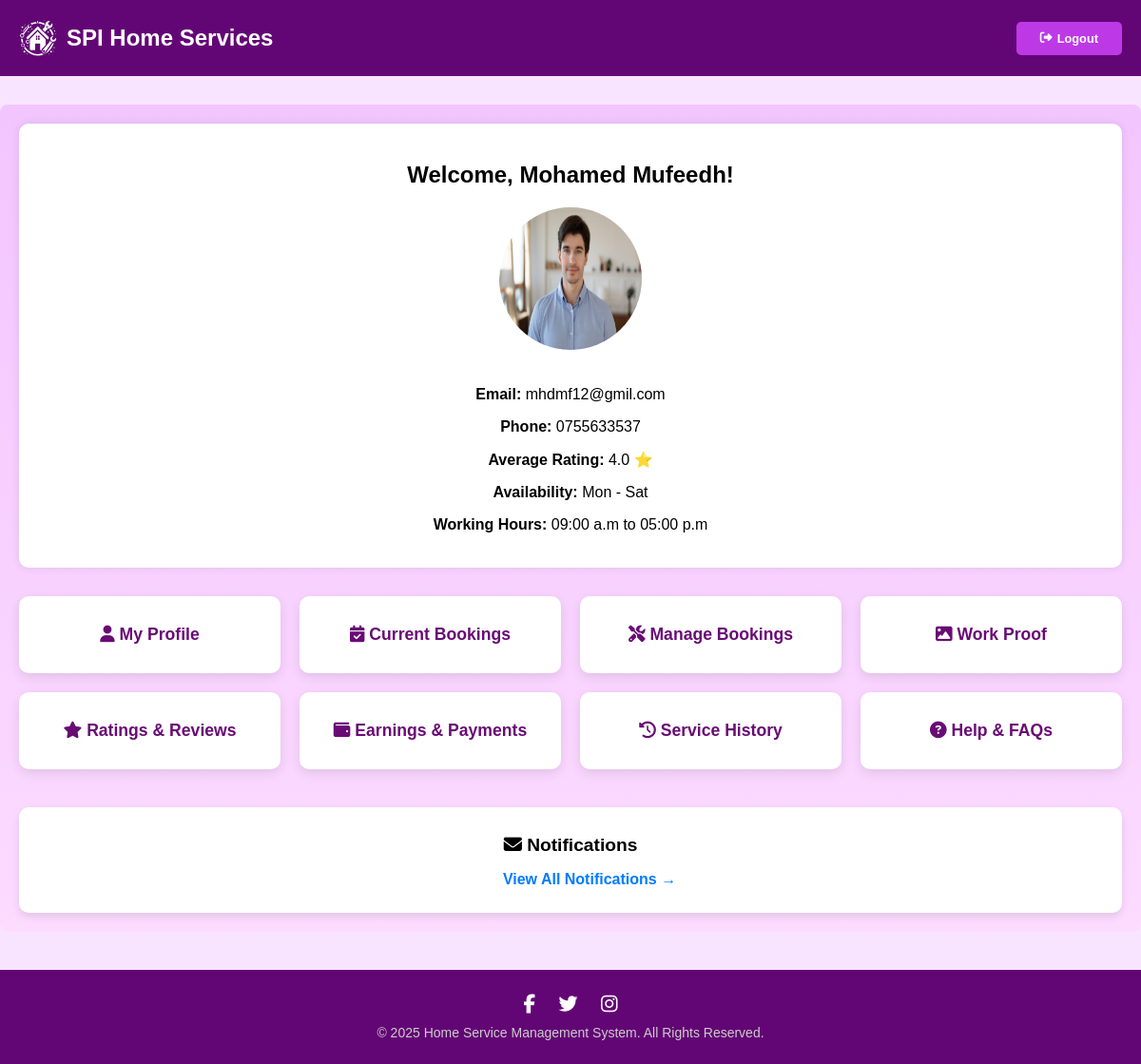
Page /WorkerDashboard1.php (signed in) on the committed database.
### tables this page shows
CREATE TABLE `workers` (
  `worker_id` int(11) NOT NULL,
  `fullname` varchar(100) NOT NULL,
  `email` varchar(100) NOT NULL,
  `phone` varchar(20) NOT NULL,
  `address` varchar(255) NOT NULL,
  `skill` varchar(50) NOT NULL,
  `profile_picture` varchar(255) DEFAULT NULL,
  `password` varchar(255) NOT NULL,
  `status` enum('Pending','Approved','Rejected') DEFAULT 'Pending',
  `created_at` timestamp NOT NULL DEFAULT current_timestamp(),
  `availability` varchar(100) DEFAULT NULL,
  `working_hours` varchar(100) DEFAULT NULL
);

### WorkerDashboard1.php (the view, shortened to what this page needs)
<?php
$servername = "localhost";
$username = "root";
$password = "";
$dbname = "home_service_db";
$conn = new mysqli($servername, $username, $password, $dbname);
$worker_id = $_SESSION['worker_id'];
$sql = "SELECT * FROM workers WHERE worker_id = ?";
$stmt = $conn->prepare($sql);
$stmt->bind_param("i", $worker_id);
$stmt->execute();
$result = $stmt->get_result();
$worker = $result->fetch_assoc();
$ratingQuery = "SELECT ROUND(AVG(rating),1) as avg_rating FROM reviews WHERE worker_id = $worker_id";
$ratingResult = mysqli_query($conn, $ratingQuery);
$ratingData = mysqli_fetch_assoc($ratingResult);
$avg_rating = $ratingData['avg_rating'] ?? 'No ratings';
?>
<!DOCTYPE html>
<html lang="en">
<head>
    <link rel="stylesheet" href="WorkerDashboard.css">
    <link rel="stylesheet" href="https://cdnjs.cloudflare.com/ajax/libs/font-awesome/6.5.0/css/all.min.css">
</head>
<body>
    <header>
        <div class="logo">
            <img src="Image/Logo_Home.png" alt="Logo">
            <h1>SPI Home Services</h1>
        </div>
        <nav>
            <ul>
                <li><a href="WorkerLogout.php" class="logout-button"><i class="fas fa-sign-out-alt"></i> Logout</a></li>
            </ul>
        </nav>
    </header>
    <div class="dashboard-container">
      <section id="profile" class="profile-section">
        <h2>Welcome, <?php echo htmlspecialchars($worker['fullname']); ?>!</h2>
        <div class="profile-pic">
        <img src="<?php echo htmlspecialchars($worker['profile_picture'] ?? 'Image/Icons_default.png'); ?>" width="150" height="150">
        </div><br>
          <p><strong>Email:</strong> <?php echo $worker['email']; ?></p>
          <p><strong>Phone:</strong> <?php echo $worker['phone']; ?></p>
          <p><strong>Average Rating:</strong> <?php echo $avg_rating; ?> ⭐</p>
          <p><strong>Availability:</strong> <?php echo htmlspecialchars($worker['availability']); ?></p>
          <p><strong>Working Hours:</strong> <?php echo htmlspecialchars($worker['working_hours']); ?></p>
      </section>
        <div class="dashboard-cards">
            <div class="card"><a href="WorkerProfile.php"><i class="fas fa-user"></i>  My Profile</a></div>
            <div class="card"><a href="WorkerCurrentBookings.php"><i class="fas fa-calendar-check"></i>  Current Bookings</a></div>
            <div class="card"><a href="WorkerBookings.php"><i class="fas fa-tools"></i>  Manage Bookings</a></div>
            <div class="card"><a href="WorkProofs.php"><i class="fas fa-image"></i>  Work Proof</a></div>
            <div class="card"><a href="WorkerReviews.php"><i class="fas fa-star"></i>  Ratings & Reviews</a></div>
            <div class="card"><a href="WorkerEarnings.php"><i class="fas fa-wallet"></i>  Earnings & Payments</a></div>
            <div class="card"><a href="WorkerServiceHistory.php"><i class="fas fa-history"></i>  Service History</a></div>
            <div class="card"><a href="WorkerHelpFAQ.php"><i class="fas fa-question-circle"></i>  Help & FAQs</a></div>
        </div>
        <section class="notifications">
            <h3><i class="fas fa-envelope"></i> Notifications</h3>
          <ul>
  <div class="view-all-link" style="margin-top: 10px;">
        <a href="WorkerNotification.php" style="text-decoration: none; color: #007bff; font-weight: 600;">
            View All Notifications &rarr;
        </a>
    </div>          </ul>
      </section>
    </div>
    <footer>
        <div class="social-icons">
            <a href="#"><i class="fab fa-facebook-f"></i></a>
            <a href="#"><i class="fab fa-twitter"></i></a>
            <a href="#"><i class="fab fa-instagram"></i></a>
        </div>
        <div class="footer-bottom">
            &copy; <?= date('Y') ?> Home Service Management System. All Rights Reserved.
        </div>
    </footer>
</body>
</html>

### WorkerDashboard.css (style rules this page uses)
body { margin: 0; font-family: 'Poppins', sans-serif; background: #f9e4ff; }
header { display: flex; flex-wrap: wrap; justify-content: space-between; align-items: center; background: #630675; color: white; padding: 10px 20px; }
.logo { display: flex; align-items: center; }
.logo img { width: 40px; margin-right: 10px; }
.logo h1 { font-size: 1.5em; }
nav ul { display: flex; gap: 20px; list-style: none; margin: 0; padding: 0; }
nav ul li a { color: white; text-decoration: none; font-weight: bold; display: flex; align-items: center; gap: 5px; font-size: 0.8em; }
.dashboard-container { max-width: 1250px; margin: 30px auto; padding: 20px; background: linear-gradient(to top, #fcdbff, #f3c5ff); border-radius: 8px; }
.profile-section { background: white; border-radius: 10px; padding: 20px; margin-bottom: 25px; text-align: center; box-shadow: 0 0 10px rgba(0,0,0,0.1); }
.profile-pic img { border-radius: 50%; transition: transform 0.3s ease; }
.dashboard-cards { display: grid; grid-template-columns: repeat(auto-fit, minmax(250px, 1fr)); gap: 20px; margin-top: 30px; }
.card { background: white; border-radius: 10px; padding: 30px; text-align: center; box-shadow: 0 4px 12px rgba(0,0,0,0.1); transition: 0.3s; }
.card a { color: #690b75; text-decoration: none; font-size: 1.1em; font-weight: bold; }
.notifications { background-color: white; padding: 10px; border-radius: 10px; box-shadow: 0 4px 8px rgba(0, 0, 0, 0.1); margin-top: 40px; text-align: center; }
.notifications h3 { font-size: 1.2rem; margin-bottom: 10px; }
.notifications ul { list-style: none; }
.logout-button { padding: 10px 25px; background: #bd39e6; color: white; border-radius: 5px; text-decoration: none; }
footer { background-color: #630675; color: white; text-align: center; padding: 25px 0; margin-top: 40px; }
footer .social-icons { margin-bottom: 10px; }
footer .social-icons a { color: white; margin: 0 10px; font-size: 20px; }
.footer-bottom { font-size: 14px; color: #ccc; }

### rows in the picture
workers: fullname "Mohamed Mufeedh", profile_picture (picture), email "mhdmf12@gmil.com", phone "0755633537", availability "Mon - Sat", working_hours "09:00 a.m to 05:00 p.m"

### other values in the picture
$avg_rating "4.0"
